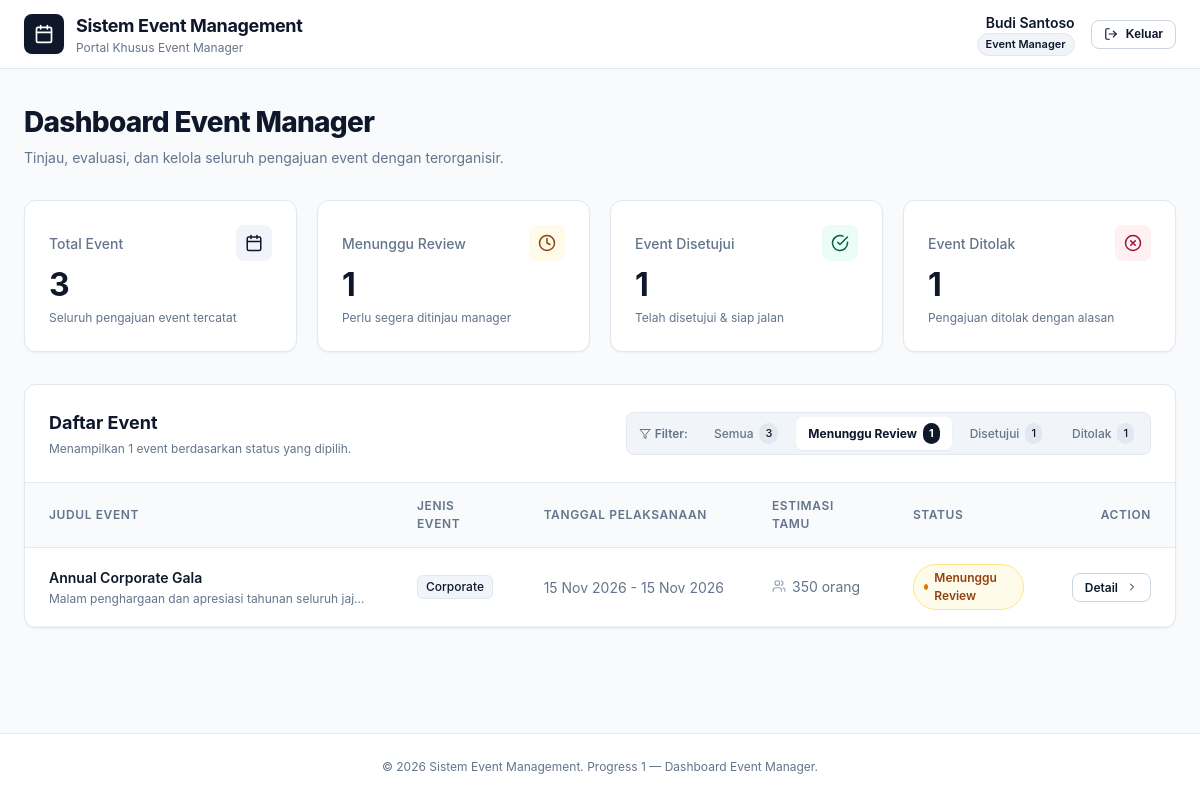
Page /dashboard.php?filter=submitted (signed in) on the committed database.
### tables this page shows
CREATE TABLE `events` (
  `id` INT AUTO_INCREMENT PRIMARY KEY,
  `title` VARCHAR(255) NOT NULL,
  `event_type` VARCHAR(100) NOT NULL,
  `description` TEXT NOT NULL,
  `start_date` DATETIME NOT NULL,
  `end_date` DATETIME NOT NULL,
  `estimated_guests` INT NOT NULL,
  `status` ENUM('submitted', 'approved', 'rejected') NOT NULL DEFAULT 'submitted',
  `rejection_reason` TEXT DEFAULT NULL,
  `created_at` TIMESTAMP DEFAULT CURRENT_TIMESTAMP,
  `updated_at` TIMESTAMP DEFAULT CURRENT_TIMESTAMP ON UPDATE CURRENT_TIMESTAMP,
  INDEX `idx_events_status` (`status`)
);

### dashboard.php (the view, shortened to what this page needs)
<?php
require_once __DIR__ . '/includes/auth.php';
$pdo = getDbConnection();
$statStmt = $pdo->query("
    SELECT
        COUNT(*) AS total_count,
        SUM(CASE WHEN status = 'submitted' THEN 1 ELSE 0 END) AS submitted_count,
        SUM(CASE WHEN status = 'approved' THEN 1 ELSE 0 END) AS approved_count,
        SUM(CASE WHEN status = 'rejected' THEN 1 ELSE 0 END) AS rejected_count
    FROM events
");
$stats = $statStmt->fetch();
$totalCount     = (int)($stats['total_count'] ?? 0);
$submittedCount = (int)($stats['submitted_count'] ?? 0);
$approvedCount  = (int)($stats['approved_count'] ?? 0);
$rejectedCount  = (int)($stats['rejected_count'] ?? 0);
$filter = $_GET['filter'] ?? 'all';
$validFilters = ['submitted', 'approved', 'rejected'];
if (in_array($filter, $validFilters, true)) {
    $stmt = $pdo->prepare("SELECT * FROM events WHERE status = ? ORDER BY created_at DESC");
    $stmt->execute([$filter]);
} else {
    $filter = 'all';
    $stmt = $pdo->query("SELECT * FROM events ORDER BY created_at DESC");
}
$events = $stmt->fetchAll();
function formatEventDate(string $dateStr): string {
    $months = [
        1 => 'Jan', 2 => 'Feb', 3 => 'Mar', 4 => 'Apr', 5 => 'Mei', 6 => 'Jun',
        7 => 'Jul', 8 => 'Agu', 9 => 'Sep', 10 => 'Okt', 11 => 'Nov', 12 => 'Des'
    ];
    $ts = strtotime($dateStr);
    $d = date('j', $ts);
    $m = $months[(int)date('n', $ts)] ?? date('M', $ts);
    $y = date('Y', $ts);
    return "{$d} {$m} {$y}";
}
require_once __DIR__ . '/includes/header.php';
require_once __DIR__ . '/includes/navbar.php';
?>
<main class="main-content">
  <div class="container">
    <div style="margin-bottom: 2rem;">
      <h1 style="font-size: 1.75rem; font-weight: 800; letter-spacing: -0.025em; color: var(--text-main);">
        Dashboard Event Manager
      </h1>
      <p style="font-size: 0.875rem; color: var(--text-muted); margin-top: 0.25rem;">
        Tinjau, evaluasi, dan kelola seluruh pengajuan event dengan terorganisir.
      </p>
    </div>
    <div class="stats-grid">
      <div class="stat-card">
        <div class="stat-card-header">
          <span class="stat-card-title">Total Event</span>
          <div class="stat-icon-wrapper stat-icon-default">
          </div>
        </div>
        <div class="stat-card-value"><?= $totalCount ?></div>
        <div class="stat-card-desc">Seluruh pengajuan event tercatat</div>
      </div>
      <div class="stat-card">
        <div class="stat-card-header">
          <span class="stat-card-title">Menunggu Review</span>
          <div class="stat-icon-wrapper stat-icon-amber">
            <svg width="18" height="18" viewBox="0 0 24 24" fill="none" stroke="currentColor" stroke-width="2" stroke-linecap="round" stroke-linejoin="round">
              <circle cx="12" cy="12" r="10"></circle>
              <polyline points="12 6 12 12 16 14"></polyline>
            </svg>
          </div>
        </div>
        <div class="stat-card-value"><?= $submittedCount ?></div>
        <div class="stat-card-desc">Perlu segera ditinjau manager</div>
      </div>
      <div class="stat-card">
        <div class="stat-card-header">
          <span class="stat-card-title">Event Disetujui</span>
          <div class="stat-icon-wrapper stat-icon-emerald">
            <svg width="18" height="18" viewBox="0 0 24 24" fill="none" stroke="currentColor" stroke-width="2" stroke-linecap="round" stroke-linejoin="round">
              <path d="M22 11.08V12a10 10 0 1 1-5.93-9.14"></path>
              <polyline points="22 4 12 14.01 9 11.01"></polyline>
            </svg>
          </div>
        </div>
        <div class="stat-card-value"><?= $approvedCount ?></div>
        <div class="stat-card-desc">Telah disetujui & siap jalan</div>
      </div>
      <div class="stat-card">
        <div class="stat-card-header">
          <span class="stat-card-title">Event Ditolak</span>
          <div class="stat-icon-wrapper stat-icon-rose">
            <svg width="18" height="18" viewBox="0 0 24 24" fill="none" stroke="currentColor" stroke-width="2" stroke-linecap="round" stroke-linejoin="round">
              <circle cx="12" cy="12" r="10"></circle>
              <line x1="15" y1="9" x2="9" y2="15"></line>
              <line x1="9" y1="9" x2="15" y2="15"></line>
            </svg>
          </div>
        </div>
        <div class="stat-card-value"><?= $rejectedCount ?></div>
        <div class="stat-card-desc">Pengajuan ditolak dengan alasan</div>
      </div>
    </div>
    <div class="card">
      <div class="card-header">
        <div>
          <h2 class="card-title">Daftar Event</h2>
          <p class="card-subtitle">
            Menampilkan <?= count($events) ?> event berdasarkan status yang dipilih.
          </p>
        </div>
        <div class="filter-tabs">
          <span class="filter-label">
            <svg width="12" height="12" viewBox="0 0 24 24" fill="none" stroke="currentColor" stroke-width="2" stroke-linecap="round" stroke-linejoin="round">
              <polygon points="22 3 2 3 10 12.46 10 19 14 21 14 12.46 22 3"></polygon>
            </svg>
            Filter:
          </span>
          <a href="dashboard.php?filter=all" class="filter-tab <?= $filter === 'all' ? 'active' : '' ?>">
            Semua
            <span class="filter-tab-count"><?= $totalCount ?></span>
          </a>
          <a href="dashboard.php?filter=submitted" class="filter-tab <?= $filter === 'submitted' ? 'active' : '' ?>">
            Menunggu Review
            <span class="filter-tab-count"><?= $submittedCount ?></span>
          </a>
          <a href="dashboard.php?filter=approved" class="filter-tab <?= $filter === 'approved' ? 'active' : '' ?>">
            Disetujui
            <span class="filter-tab-count"><?= $approvedCount ?></span>
          </a>
          <a href="dashboard.php?filter=rejected" class="filter-tab <?= $filter === 'rejected' ? 'active' : '' ?>">
            Ditolak
            <span class="filter-tab-count"><?= $rejectedCount ?></span>
          </a>
        </div>
      </div>
      <?php if (empty($events)): ?>
        <div class="empty-state">
          <div class="empty-state-icon">
            <svg width="24" height="24" viewBox="0 0 24 24" fill="none" stroke="currentColor" stroke-width="2" stroke-linecap="round" stroke-linejoin="round">
              <rect x="3" y="4" width="18" height="18" rx="2" ry="2"></rect>
              <line x1="16" y1="2" x2="16" y2="6"></line>
              <line x1="8" y1="2" x2="8" y2="6"></line>
              <line x1="3" y1="10" x2="21" y2="10"></line>
            </svg>
          </div>
          <h3 class="empty-state-title">Tidak ada event pada kategori ini</h3>
          <p class="empty-state-desc">Tidak ada data event dengan status yang Anda pilih saat ini.</p>
        </div>
      <?php else: ?>
        <div class="table-responsive">
          <table class="data-table">
            <thead>
              <tr>
                <th>Judul Event</th>
                <th>Jenis Event</th>
                <th>Tanggal Pelaksanaan</th>
                <th>Estimasi Tamu</th>
                <th>Status</th>
                <th style="text-align: right;">Action</th>
              </tr>
            </thead>
            <tbody>
              <?php foreach ($events as $event): ?>
                <tr>
                  <td>
                    <div class="table-event-title">
                      <?= htmlspecialchars($event['title'], ENT_QUOTES, 'UTF-8') ?>
                    </div>
                    <div class="table-event-desc">
                      <?= htmlspecialchars($event['description'], ENT_QUOTES, 'UTF-8') ?>
                    </div>
                  </td>
                  <td>
                    <span class="tag-badge">
                      <?= htmlspecialchars($event['event_type'], ENT_QUOTES, 'UTF-8') ?>
                    </span>
                  </td>
                  <td style="color: var(--text-muted); white-space: nowrap;">
                    <?= formatEventDate($event['start_date']) ?> - <?= formatEventDate($event['end_date']) ?>
                  </td>
                  <td style="color: var(--text-muted); white-space: nowrap;">
                    <div style="display: inline-flex; align-items: center; gap: 0.375rem;">
                      <span><?= number_format((int)$event['estimated_guests'], 0, ',', '.') ?> orang</span>
                    </div>
                  </td>
                  <td>
                    <?php if ($event['status'] === 'submitted'): ?>
                      <span class="badge-status badge-submitted">
                        <span class="badge-dot"></span> Menunggu Review
                      </span>
                    <?php elseif ($event['status'] === 'approved'): ?>
                      <span class="badge-status badge-approved">
                        <span class="badge-dot"></span> Disetujui
                      </span>
                    <?php elseif ($event['status'] === 'rejected'): ?>
                      <span class="badge-status badge-rejected">
                        <span class="badge-dot"></span> Ditolak
                      </span>
                    <?php endif; ?>
                  </td>
                  <td style="text-align: right; white-space: nowrap;">
                    <a href="event-detail.php?id=<?= (int)$event['id'] ?>" class="btn btn-outline btn-sm">
                      <span>Detail</span>
                      <svg width="12" height="12" viewBox="0 0 24 24" fill="none" stroke="currentColor" stroke-width="2" stroke-linecap="round" stroke-linejoin="round">
                        <polyline points="9 18 15 12 9 6"></polyline>
                      </svg>
                    </a>
                  </td>
                </tr>
              <?php endforeach; ?>
            </tbody>
          </table>
        </div>
      <?php endif; ?>
    </div>
  </div>
</main>
<?php require_once __DIR__ . '/includes/footer.php'; ?>

### rows in the picture
events: title "Annual Corporate Gala", description "Malam penghargaan dan apresiasi tahunan seluruh jaj…", event_type "Corporate", start_date "15 Nov 2026", end_date "15 Nov 2026", estimated_guests "350", status "submitted" (drawn)

### other values in the picture
$currentUser['name'] "Budi Santoso"
$totalCount "3"
$submittedCount "1"
$approvedCount "1"
$rejectedCount "1"
count($events) "1"
